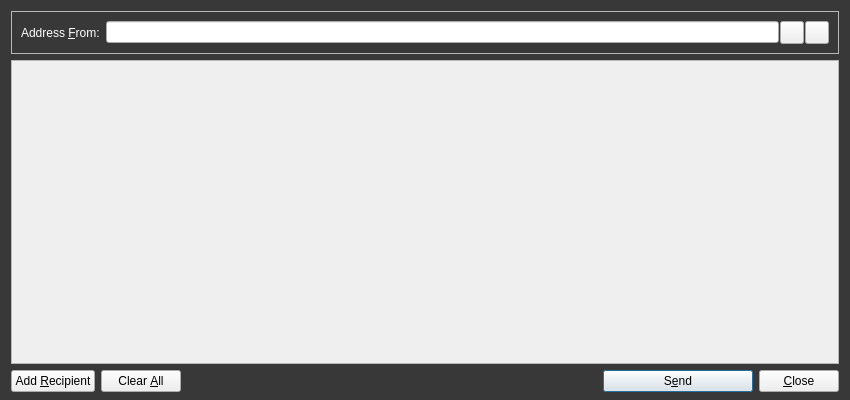
<?xml version="1.0" encoding="UTF-8"?>
<ui version="4.0">
 <class>SendMessagesDialog</class>
 <widget class="QDialog" name="SendMessagesDialog">
  <property name="geometry">
   <rect>
    <x>0</x>
    <y>0</y>
    <width>850</width>
    <height>400</height>
   </rect>
  </property>
  <property name="windowTitle">
   <string>Send Messages</string>
  </property>
  <property name="styleSheet">
   <string notr="true">#SendMessagesDialog { background-color: #383838; }</string>
  </property>
  <layout class="QVBoxLayout" name="verticalLayout" stretch="0,1,0">
   <property name="bottomMargin">
    <number>8</number>
   </property>
   <item>
    <widget class="QFrame" name="frameAddressFrom">
     <property name="sizePolicy">
      <sizepolicy hsizetype="Expanding" vsizetype="Expanding">
       <horstretch>0</horstretch>
       <verstretch>0</verstretch>
      </sizepolicy>
     </property>
     <property name="maximumSize">
      <size>
       <width>16777215</width>
       <height>16777215</height>
      </size>
     </property>
     <property name="frameShape">
      <enum>QFrame::StyledPanel</enum>
     </property>
     <property name="frameShadow">
      <enum>QFrame::Sunken</enum>
     </property>
     <layout class="QHBoxLayout" name="horizontalLayout_3">
      <item>
       <widget class="QLabel" name="addressFromLabel">
        <property name="styleSheet">
         <string notr="true">color: #ffffff;</string>
        </property>
        <property name="text">
         <string>Address &amp;From:</string>
        </property>
        <property name="buddy">
         <cstring>addressFrom</cstring>
        </property>
       </widget>
      </item>
      <item>
       <layout class="QHBoxLayout" name="horizontalLayout_4">
        <property name="spacing">
         <number>1</number>
        </property>
        <item>
         <widget class="QValidatedLineEdit" name="addressFrom"/>
        </item>
        <item>
         <widget class="QToolButton" name="addressBookButton">
          <property name="toolTip">
           <string>Choose address from address book</string>
          </property>
          <property name="text">
           <string/>
          </property>
          <property name="icon">
           <iconset resource="../bitcoinphantom.qrc">
            <normaloff>:/icons/address-book</normaloff>:/icons/address-book</iconset>
          </property>
          <property name="shortcut">
           <string>Alt+A</string>
          </property>
         </widget>
        </item>
        <item>
         <widget class="QToolButton" name="pasteButton">
          <property name="toolTip">
           <string>Paste address from clipboard</string>
          </property>
          <property name="text">
           <string/>
          </property>
          <property name="icon">
           <iconset resource="../bitcoinphantom.qrc">
            <normaloff>:/icons/editpaste</normaloff>:/icons/editpaste</iconset>
          </property>
          <property name="shortcut">
           <string>Alt+P</string>
          </property>
         </widget>
        </item>
       </layout>
      </item>
     </layout>
    </widget>
   </item>
   <item>
    <widget class="QScrollArea" name="scrollArea">
     <property name="widgetResizable">
      <bool>true</bool>
     </property>
     <widget class="QWidget" name="scrollAreaWidgetContents">
      <property name="geometry">
       <rect>
        <x>0</x>
        <y>0</y>
        <width>830</width>
        <height>298</height>
       </rect>
      </property>
      <layout class="QVBoxLayout" name="verticalLayout_2">
       <property name="leftMargin">
        <number>0</number>
       </property>
       <property name="topMargin">
        <number>0</number>
       </property>
       <property name="rightMargin">
        <number>0</number>
       </property>
       <property name="bottomMargin">
        <number>0</number>
       </property>
       <item>
        <layout class="QVBoxLayout" name="entries">
         <property name="spacing">
          <number>6</number>
         </property>
        </layout>
       </item>
       <item>
        <spacer name="verticalSpacer">
         <property name="orientation">
          <enum>Qt::Vertical</enum>
         </property>
         <property name="sizeHint" stdset="0">
          <size>
           <width>20</width>
           <height>40</height>
          </size>
         </property>
        </spacer>
       </item>
      </layout>
     </widget>
    </widget>
   </item>
   <item>
    <layout class="QHBoxLayout" name="horizontalLayout">
     <item>
      <widget class="QPushButton" name="addButton">
       <property name="toolTip">
        <string>Send to multiple recipients at once</string>
       </property>
       <property name="text">
        <string>Add &amp;Recipient</string>
       </property>
       <property name="icon">
        <iconset resource="../bitcoinphantom.qrc">
         <normaloff>:/icons/add</normaloff>:/icons/add</iconset>
       </property>
       <property name="autoDefault">
        <bool>false</bool>
       </property>
      </widget>
     </item>
     <item>
      <widget class="QPushButton" name="clearButton">
       <property name="sizePolicy">
        <sizepolicy hsizetype="Minimum" vsizetype="Fixed">
         <horstretch>0</horstretch>
         <verstretch>0</verstretch>
        </sizepolicy>
       </property>
       <property name="toolTip">
        <string>Remove all transaction fields</string>
       </property>
       <property name="text">
        <string>Clear &amp;All</string>
       </property>
       <property name="icon">
        <iconset resource="../bitcoinphantom.qrc">
         <normaloff>:/icons/remove</normaloff>:/icons/remove</iconset>
       </property>
       <property name="autoRepeatDelay">
        <number>300</number>
       </property>
       <property name="autoDefault">
        <bool>false</bool>
       </property>
      </widget>
     </item>
     <item>
      <spacer name="horizontalSpacer">
       <property name="orientation">
        <enum>Qt::Horizontal</enum>
       </property>
       <property name="sizeHint" stdset="0">
        <size>
         <width>40</width>
         <height>20</height>
        </size>
       </property>
      </spacer>
     </item>
     <item>
      <widget class="QPushButton" name="sendButton">
       <property name="minimumSize">
        <size>
         <width>150</width>
         <height>0</height>
        </size>
       </property>
       <property name="toolTip">
        <string>Confirm the send action</string>
       </property>
       <property name="text">
        <string>S&amp;end</string>
       </property>
       <property name="icon">
        <iconset resource="../bitcoinphantom.qrc">
         <normaloff>:/icons/send</normaloff>:/icons/send</iconset>
       </property>
       <property name="default">
        <bool>true</bool>
       </property>
      </widget>
     </item>
     <item>
      <widget class="QPushButton" name="closeButton">
       <property name="text">
        <string>&amp;Close</string>
       </property>
       <property name="icon">
        <iconset resource="../bitcoinphantom.qrc">
         <normaloff>:/icons/quit</normaloff>:/icons/quit</iconset>
       </property>
      </widget>
     </item>
    </layout>
   </item>
  </layout>
 </widget>
 <customwidgets>
  <customwidget>
   <class>QValidatedLineEdit</class>
   <extends>QLineEdit</extends>
   <header>qvalidatedlineedit.h</header>
  </customwidget>
 </customwidgets>
 <resources>
  <include location="../bitcoinphantom.qrc"/>
 </resources>
 <connections/>
</ui>
